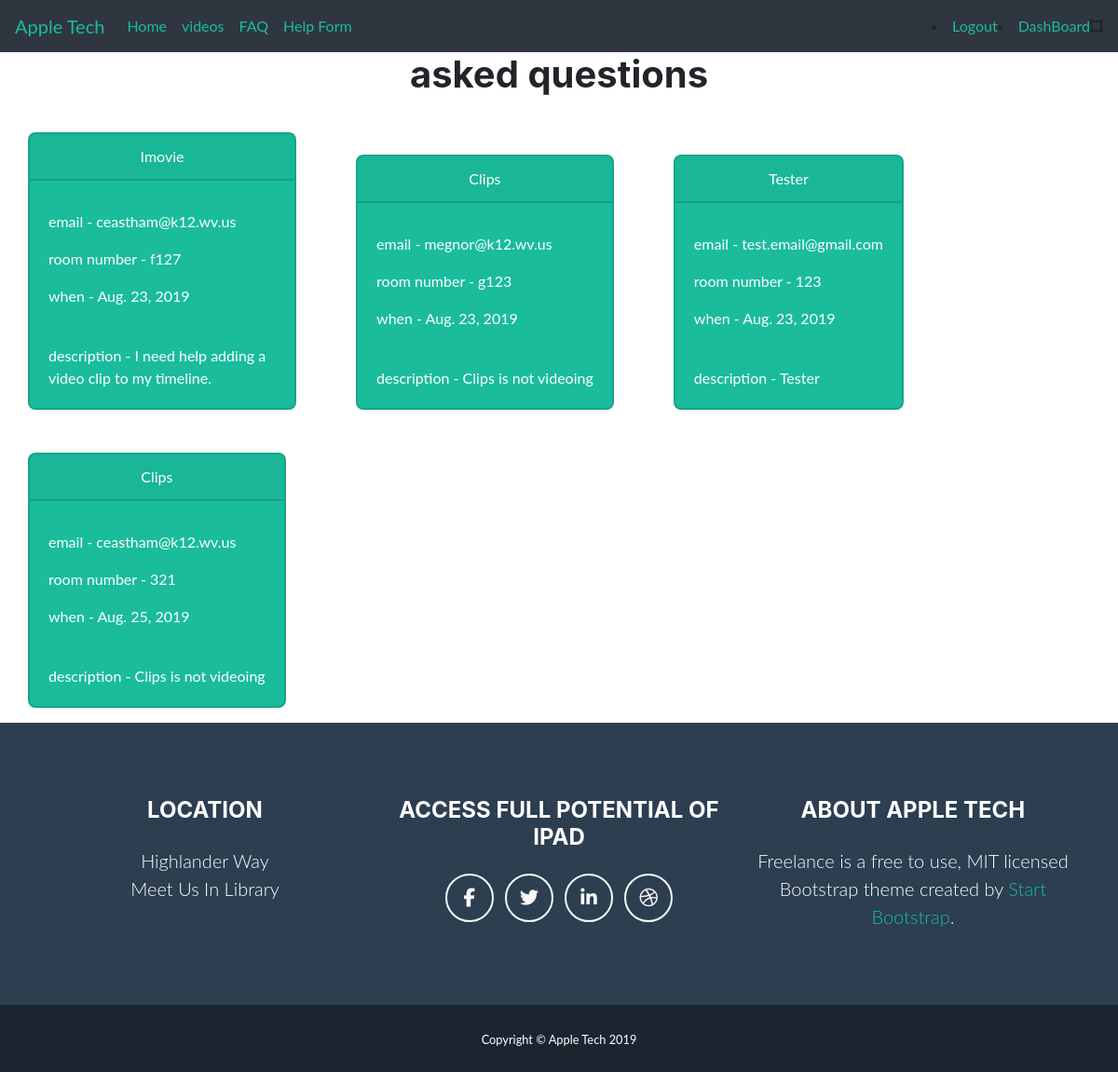
Page /core/asked_questions/ (signed in) on the committed database.
### website/models.py (models this page shows, shortened)
class HelpFormModel(models.Model):
    your_name = models.CharField(max_length=100)
    room_number = models.CharField(max_length=6)
    email = models.EmailField()
    subject = models.CharField(max_length=30)
    description = models.CharField(max_length=50)
    when = models.DateField(default=now())

### website/views.py (the view)
# urls.py: path('asked_questions/', views.asked_questions),
@login_required
def asked_questions(request):
    data = HelpFormModel.objects.all()
    context = {
        'data': data,
    }
    return render(request, 'website/asked_questions.html', context)

### website/templates/website/asked_questions.html (shortened to what this page needs)
{% extends 'base.html' %}
{% block content %}
<h1>asked questions</h1>
{% for data in data %}
<div class="card text-white bg-primary mb-3" style="max-width: 18rem;">
        <div class="card-header">{{ data.subject }}</div>
        <div class="card-body">
          <p class="card-text">email - {{ data.email }}</p>
          <p class="card-text">room number - {{ data.room_number }}</p>
          <p class="card-text">when - {{ data.when }}</p>
          <br>
          <p class="card-text">description - {{ data.description }}</p>
        </div>
    </div>
{% endfor %}
{% endblock %}

### core/templates/base.html (shortened to what this page needs)
{% load static %}
<!DOCTYPE html>
<html lang="en">
<head>
    <link rel="stylesheet" href="https://stackpath.bootstrapcdn.com/bootstrap/4.3.1/css/bootstrap.min.css">
    <link rel="stylesheet" href="{% static 'core/css/base.css' %}">
    <link rel="stylesheet" href="{% static 'core/css/index.css' %}">
</head>
<nav class="navbar navbar-expand-lg ">
  <a class="navbar-brand" href="/">Apple Tech</a>
  <div class="collapse navbar-collapse" id="navbarTogglerDemo03">
    <ul class="navbar-nav mr-auto mt-2 mt-lg-0">
      <li class="nav-item active">
        <a class="nav-link" href="/">Home </a>
      </li>
      <li class="nav-item">
        <a class="nav-link" href="/core/videos">videos</a>
      </li>
      <li class="nav-item">
        <a class="nav-link" href="/core/FAQ">FAQ</a>
      </li>
      <li class="nav-item">
        <a href="/core/help_form" class="nav-link">Help Form</a>
      </li>
    </ul>
    {% if user.is_authenticated %}
      <li><a href="{% url 'logout'%}?next={{request.path}}">Logout</a></li>
      <li><a href="/core/dashboard">DashBoard</a><i class="fas fa-vector-square"></i>
      </li>
    {% else %}
      <li><a href="{% url 'login'%}?next={{request.path}}">Login</a></li>
    {% endif %}
  </div>
</nav>
{% block content %}
{% endblock %}
<footer class="footer text-center">
    <div class="container">
      <div class="row">
        <div class="col-lg-4 mb-5 mb-lg-0">
          <h4 class="text-uppercase mb-4">Location</h4>
          <p class="lead mb-0">Highlander Way
            <br>Meet Us In Library</p>
        </div>
        <div class="col-lg-4 mb-5 mb-lg-0">
          <h4 class="text-uppercase mb-4">Access Full Potential of Ipad</h4>
          <a class="btn btn-outline-light btn-social mx-1" href="#">
            <i class="fab fa-fw fa-facebook-f"></i>
          </a>
          <a class="btn btn-outline-light btn-social mx-1" href="#">
            <i class="fab fa-fw fa-twitter"></i>
          </a>
          <a class="btn btn-outline-light btn-social mx-1" href="#">
            <i class="fab fa-fw fa-linkedin-in"></i>
          </a>
          <a class="btn btn-outline-light btn-social mx-1" href="#">
            <i class="fab fa-fw fa-dribbble"></i>
          </a>
        </div>
        <div class="col-lg-4">
          <h4 class="text-uppercase mb-4">About Apple Tech</h4>
          <p class="lead mb-0">Freelance is a free to use, MIT licensed Bootstrap theme created by
            <a href="http://startbootstrap.com">Start Bootstrap</a>.</p>
        </div>
      </div>
    </div>
  </footer>
  <section class="copyright py-4 text-center text-white">
    <div class="container">
      <small>Copyright &copy; Apple Tech 2019</small>
    </div>
  </section>
</body>
</html>

### core/static/core/css/base.css (style rules this page uses)
html, body { color: #ecf0f1; font-family: 'Courier New', Courier, monospace; margin: 0%; }
.navbar { background-color: #2f3640; }
.btn { color: #44bd32; }
a { color: #44bd32; }

### website/templates/website/asked_questions.html (style rules this page uses)
h1 { text-align: center; }
.card { margin: 30px; display: inline-block; }
.card-header { text-align: center; }

### rows in the picture
HelpFormModel: subject "Imovie", email "ceastham@k12.wv.us", room_number "f127", when "Aug. 23, 2019", description "I need help adding a video clip to my timeline."
HelpFormModel: subject "Clips", email "megnor@k12.wv.us", room_number "g123", when "Aug. 23, 2019", description "Clips is not videoing"
HelpFormModel: subject "Tester", email "test.email@gmail.com", room_number "123", when "Aug. 23, 2019", description "Tester"
HelpFormModel: subject "Clips", email "ceastham@k12.wv.us", room_number "321", when "Aug. 25, 2019", description "Clips is not videoing"
